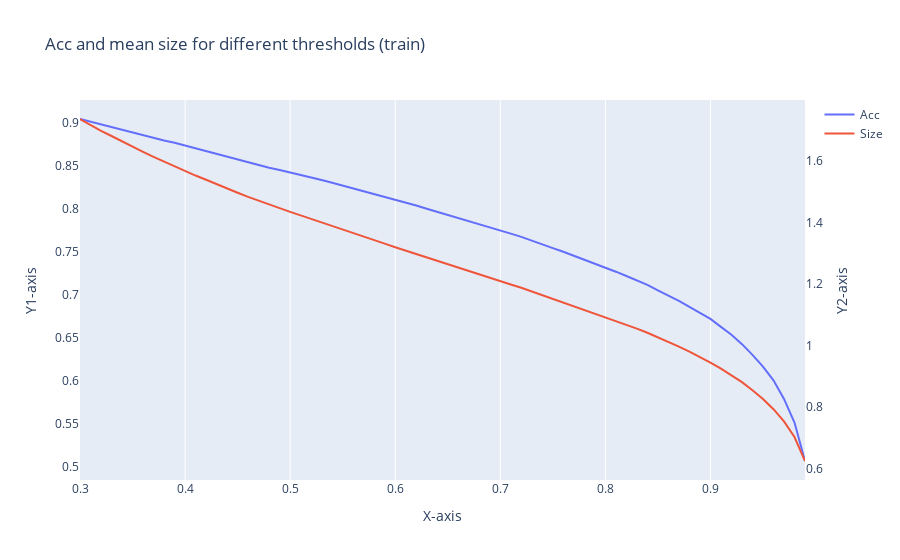

This figure's notebook cell:
### Code cell
import plotly.graph_objects as go

# Sample data for the two lines
y1 = accs
y2 = sizes

# Create the first y-axis trace (line 1)
trace1 = go.Scatter(x=x, y=y1, mode='lines', name='Acc', yaxis='y1')

# Create the second y-axis trace (line 2)
trace2 = go.Scatter(x=x, y=y2, mode='lines', name='Size', yaxis='y2')

# Create layout with two y-axes and unified hover mode
layout = go.Layout(title='Acc and mean size for different thresholds (train)',
                   xaxis=dict(title='X-axis'),
                   yaxis=dict(title='Y1-axis', side='left', showgrid=False),
                   yaxis2=dict(title='Y2-axis', side='right', overlaying='y', showgrid=False),
                   hovermode='x unified')  # Enable unified hover mode for x-axis

# Create figure and plot it
fig = go.Figure(data=[trace1, trace2], layout=layout)
fig.show()

### Figure 1 — Plotly figure (JSON) as saved in the notebook; plotly's stock layout.template omitted (floating-point values rounded to 4 significant figures)
{"data": [{"mode": "lines", "name": "Acc", "type": "scatter", "x": [0.3, 0.31, 0.32, 0.33, 0.34, 0.35, 0.36, 0.37, 0.38, 0.39, 0.4, 0.41, 0.42, 0.43, 0.44, 0.45, 0.46, 0.47, 0.48, 0.49, 0.5, 0.51, 0.52, 0.53, 0.54, 0.55, 0.56, 0.57, 0.58, 0.59, 0.6, 0.61, 0.62, 0.63, 0.64, 0.65, 0.66, 0.67, 0.68, 0.69, 0.7, 0.71, 0.72, 0.73, 0.74, 0.75, 0.76, 0.77, 0.78, 0.79, 0.8, 0.81, 0.82, 0.83, 0.84, 0.85, 0.86, 0.87, 0.88, 0.89, 0.9, 0.91, 0.92, 0.93, 0.94, 0.95, 0.96, 0.97, 0.98, 0.99], "y": [0.9047, 0.9015, 0.8988, 0.8957, 0.8924, 0.8892, 0.8859, 0.8825, 0.8797, 0.877, 0.8738, 0.8703, 0.8675, 0.8637, 0.8605, 0.8578, 0.8548, 0.8516, 0.848, 0.8455, 0.8427, 0.8395, 0.8367, 0.8338, 0.8306, 0.8274, 0.8246, 0.8215, 0.8182, 0.8145, 0.8111, 0.8078, 0.8042, 0.8003, 0.7967, 0.7933, 0.7898, 0.7862, 0.783, 0.7792, 0.775, 0.7714, 0.7676, 0.7631, 0.7589, 0.7546, 0.7503, 0.7458, 0.7413, 0.7367, 0.7314, 0.7271, 0.7221, 0.717, 0.7117, 0.7053, 0.6994, 0.6931, 0.6861, 0.6795, 0.6721, 0.663, 0.6537, 0.6429, 0.6304, 0.6166, 0.6007, 0.5791, 0.5516, 0.5069], "yaxis": "y"}, {"mode": "lines", "name": "Size", "type": "scatter", "x": [0.3, 0.31, 0.32, 0.33, 0.34, 0.35, 0.36, 0.37, 0.38, 0.39, 0.4, 0.41, 0.42, 0.43, 0.44, 0.45, 0.46, 0.47, 0.48, 0.49, 0.5, 0.51, 0.52, 0.53, 0.54, 0.55, 0.56, 0.57, 0.58, 0.59, 0.6, 0.61, 0.62, 0.63, 0.64, 0.65, 0.66, 0.67, 0.68, 0.69, 0.7, 0.71, 0.72, 0.73, 0.74, 0.75, 0.76, 0.77, 0.78, 0.79, 0.8, 0.81, 0.82, 0.83, 0.84, 0.85, 0.86, 0.87, 0.88, 0.89, 0.9, 0.91, 0.92, 0.93, 0.94, 0.95, 0.96, 0.97, 0.98, 0.99], "y": [1.736, 1.716, 1.698, 1.681, 1.663, 1.646, 1.629, 1.613, 1.598, 1.583, 1.568, 1.553, 1.539, 1.524, 1.51, 1.497, 1.483, 1.47, 1.458, 1.447, 1.435, 1.423, 1.411, 1.4, 1.389, 1.377, 1.365, 1.354, 1.343, 1.331, 1.32, 1.309, 1.297, 1.286, 1.274, 1.263, 1.252, 1.241, 1.23, 1.22, 1.209, 1.198, 1.188, 1.176, 1.165, 1.153, 1.141, 1.129, 1.117, 1.105, 1.093, 1.081, 1.068, 1.055, 1.042, 1.027, 1.013, 0.997, 0.9807, 0.9632, 0.9451, 0.9253, 0.9044, 0.8812, 0.8552, 0.8267, 0.7935, 0.7536, 0.7029, 0.6251], "yaxis": "y2"}], "layout": {"hovermode": "x unified", "title": {"text": "Acc and mean size for different thresholds (train)"}, "xaxis": {"title": {"text": "X-axis"}}, "yaxis": {"showgrid": false, "side": "left", "title": {"text": "Y1-axis"}}, "yaxis2": {"overlaying": "y", "showgrid": false, "side": "right", "title": {"text": "Y2-axis"}}}}
